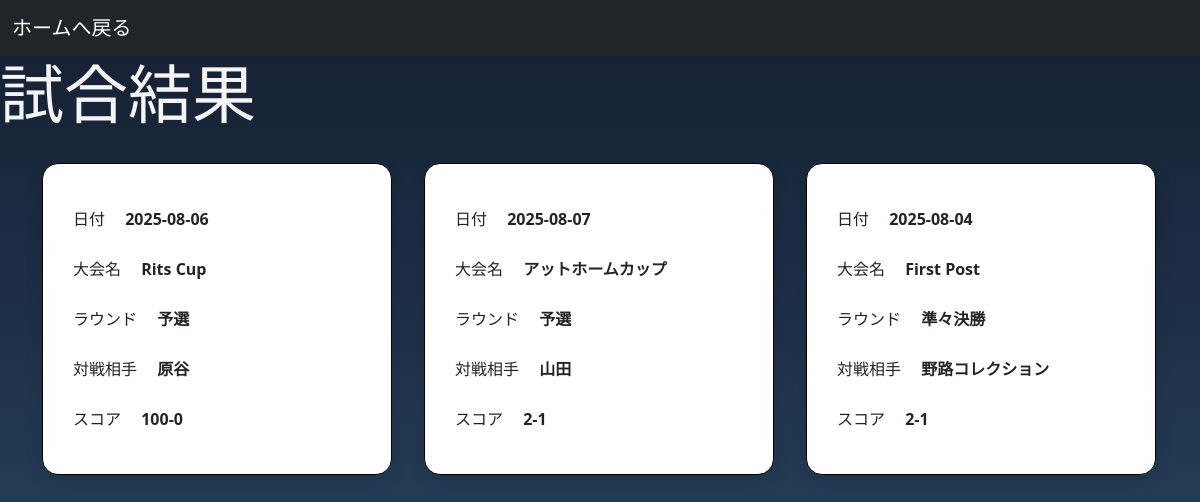
Page /home_page/results on the earlier database version.
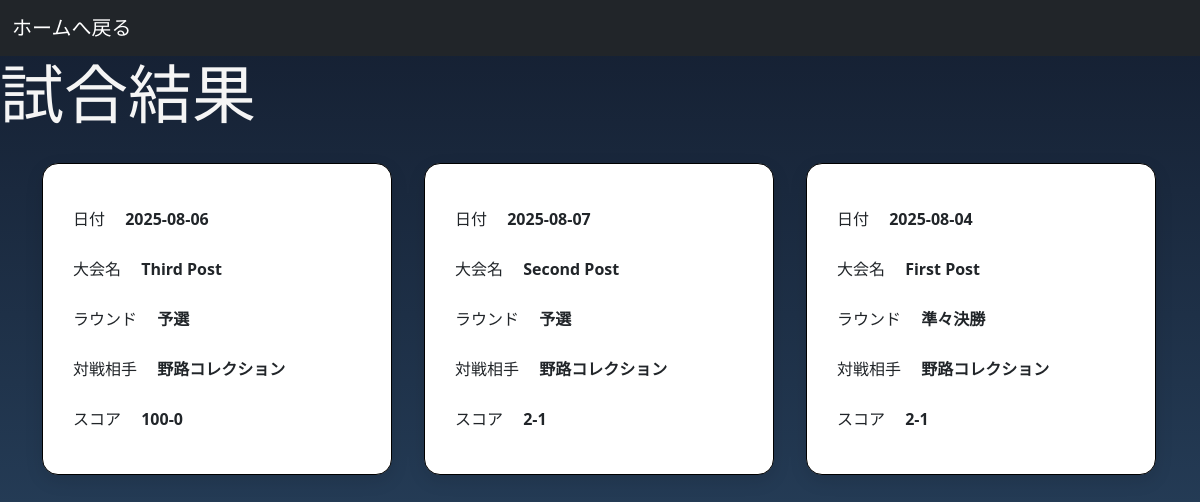
Same page on the later database version.
### start_page/models.py (models this page shows, shortened)
class Result(models.Model):
    date = models.DateField()
    convention = models.CharField(max_length=100)
    round = models.CharField(
        choices= round_choices,
        default= 'PRELIMINARY'
    )
    opponent = models.CharField(max_length=50)
    win_or_lose = models.CharField(
        choices=[('WIN', '勝ち'), ('LOSE', '負け'), ('DRAW', '引き分け')],
        default='WIN')
    score = models.CharField(max_length=20)

### start_page/views.py (the view)
# urls.py: path('<str:links>', ReportView.as_view(), name='overview_url')
class ReportView(View):
    def get(self, request, links):
        try:
            overview = overviews[links]
            results = Result.objects.all()
            return render(request, 'start_page/result.html', {
                'overviews': overview,
                'results': results
            })
        except KeyError:
            raise Http404('Page not found')

### start_page/templates/start_page/result.html
{% extends 'base.html'%}
{% load static %}
{% block css_files %}
<link rel='stylesheet' href='{% static 'start_page/result.css' %}'>
{% endblock %}
{% block content %}
    <h1>{{ overviews }}</h1>
    <div class="container">
      {% for result in results %}
        <div class="detail_container">
          <div>日付 <strong>{{ result.date|date:"Y-m-d" }}</strong></div>
          <div>大会名 <strong>{{ result.convention }}</strong></div>
          <div>ラウンド <strong>{{ result.get_round_display }}</strong></div>
          <div>対戦相手 <strong>{{ result.opponent }}</strong></div>
          <div>スコア <strong>{{ result.score }}</strong></div>
        </div>
      {% endfor %}
    </div>
{% endblock %}

Differences in the rows shown:
changed Result: convention "Rits Cup" → "Third Post"; opponent "原谷" → "野路コレクション"
changed Result: convention "アットホームカップ" → "Second Post"; opponent "山田" → "野路コレクション"
